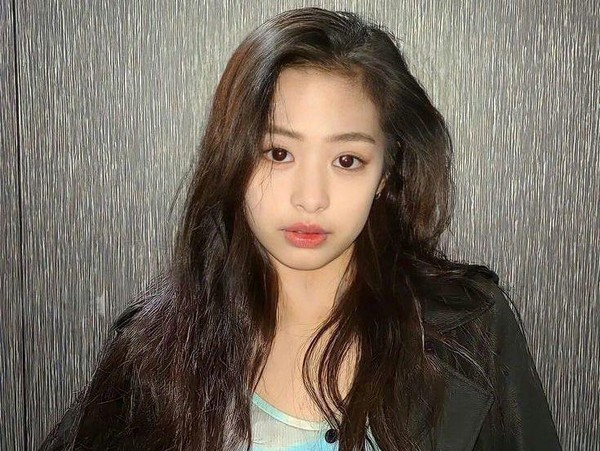
#> input picture Bagian 3 Nomor 2/ayon.jpeg, 600 x 451 px
$ jupyter execute Jawaban.ipynb
#> lines starting #> are read from the running program, lines starting #| are printed output that depends on the picture
[cell 1]
import cv2 as cv
import numpy as np

img = cv.imread('ayon.jpeg')
#> img is the input picture: shape (451, 600, 3); mean B, G, R 92.6, 103.4, 113.4
cv.imshow('ayon', img)
# BGR to Grayscale
gray = cv.cvtColor(img, cv.COLOR_BGR2GRAY)
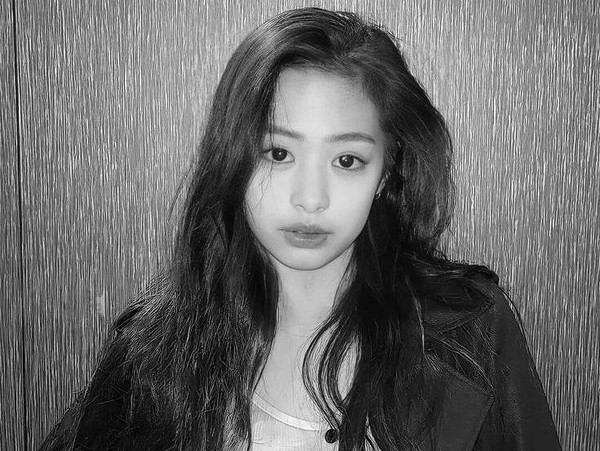
#> gray: shape (451, 600); min 0, max 255, mean 105.2
cv.imshow('Gray', gray)

# Laplacian
lap = cv.Laplacian(gray, cv.CV_64F)
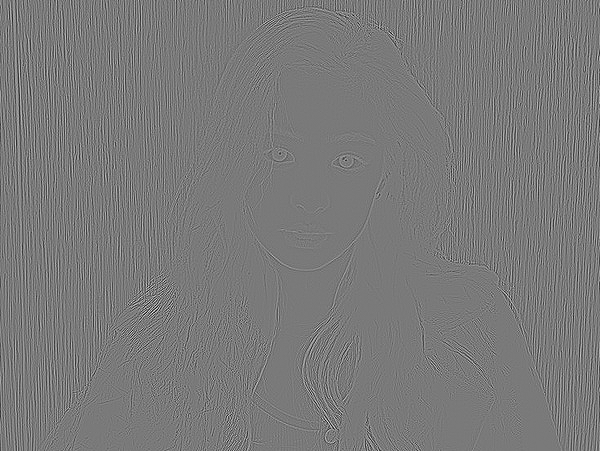
#> lap: shape (451, 600) float64; min -471, max 513, mean -0.1; drawn with min black and max white
lap = np.uint8(np.absolute(lap))
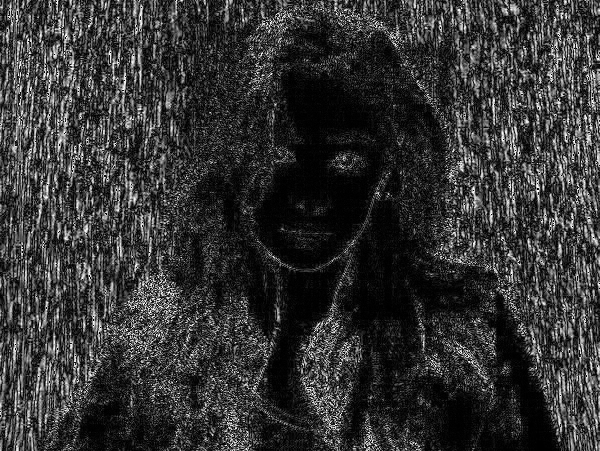
#> lap: shape (451, 600); min 0, max 255, mean 52
cv.imshow('Laplacian', lap)

while True:
    key = cv.waitKey(1) & 0xFF
#> (key Esc is pressed here)
    if key == ord('s'):  # Menutup jendela saat tombol 's' ditekan
        break

cv.destroyAllWindows()
